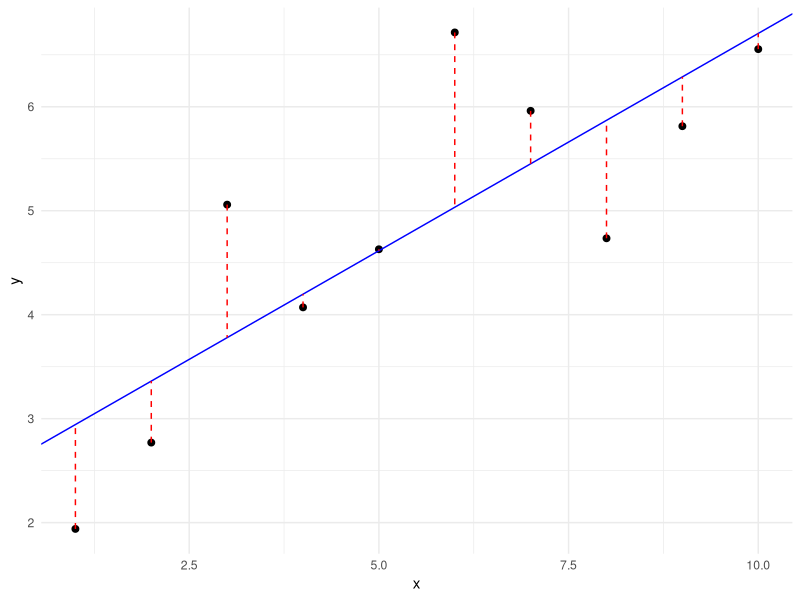

Write the R code that produced this figure.
## ---- chunk 1
# Eksempeldata
library(ggplot2)
set.seed(123)
df <- data.frame(
  x = 1:10,
  y = 2 + 0.5*(1:10) + rnorm(10, sd=1)
)

# Byg lineær model
mod <- lm(y ~ x, data = df)

# Tilføj forudsagte værdier (fits) til datasættet
df$fit <- fitted(mod)

# Plot
ggplot(df, aes(x, y)) +
  geom_point(size = 2) +                         # punkterne
  geom_abline(intercept = coef(mod)[1], 
              slope = coef(mod)[2], color="blue") + # regressionslinjen
  geom_segment(aes(xend = x, yend = fit), 
               linetype = "dashed", color="red") + # residualerne
  theme_minimal()
